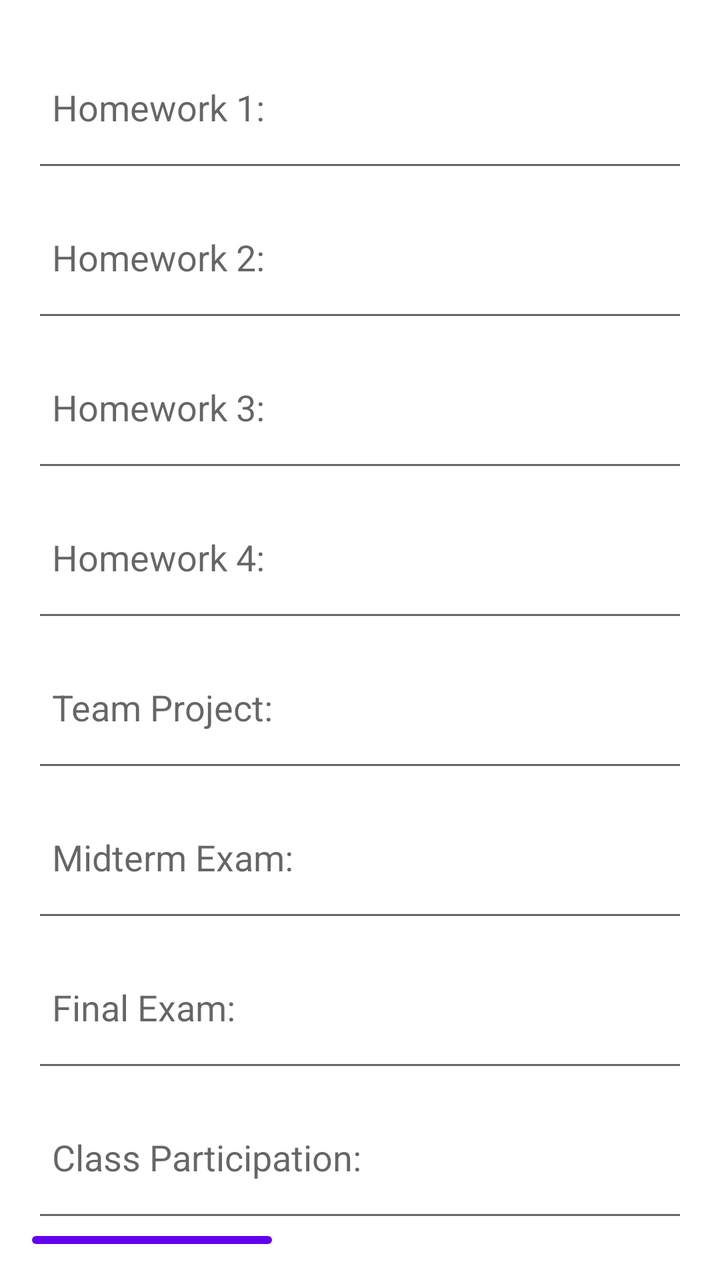
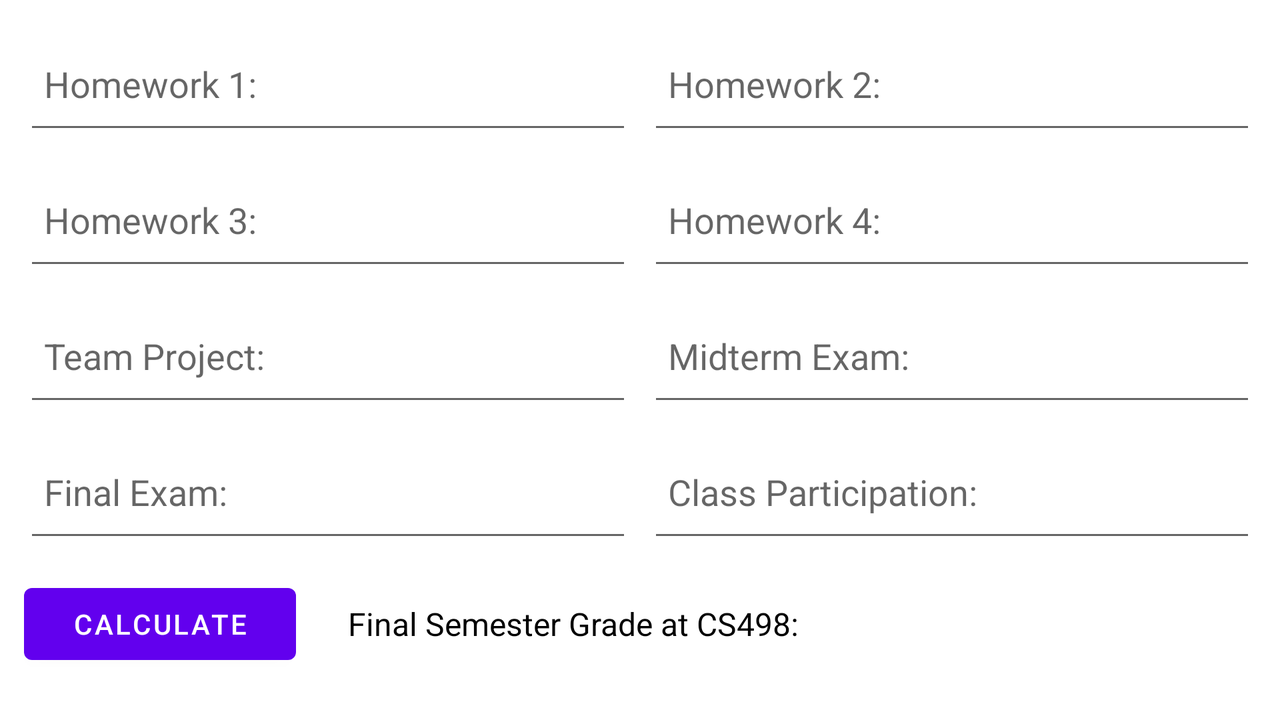

The same Android screen from two of the app's own layout files: first res/layout/ as a phone draws it, then the repository's variant for another configuration, drawn on a device whose configuration selects that folder. Both files follow.
<!-- AndroidManifest.xml: application theme Theme.SimpleCalc -->
<!-- res/layout/fragment_grade.xml -->
<LinearLayout
    xmlns:android="http://schemas.android.com/apk/res/android"
    android:layout_width="match_parent"
    android:layout_height="match_parent"
    android:orientation="vertical"
    android:padding="16dp">

    <EditText
        android:id="@+id/HW1"
        android:layout_width="match_parent"
        android:layout_height="75dp"
        android:hint="Homework 1:"
        android:inputType="numberDecimal"
        android:padding="10dp" />

    <EditText
        android:id="@+id/HW2"
        android:layout_width="match_parent"
        android:layout_height="75dp"
        android:hint="Homework 2:"
        android:inputType="numberDecimal"
        android:padding="10dp" />

    <EditText
        android:id="@+id/HW3"
        android:layout_width="match_parent"
        android:layout_height="75dp"
        android:hint="Homework 3:"
        android:inputType="numberDecimal"
        android:padding="10dp" />

    <EditText
        android:id="@+id/HW4"
        android:layout_width="match_parent"
        android:layout_height="75dp"
        android:hint="Homework 4:"
        android:inputType="numberDecimal"
        android:padding="10dp" />

    <EditText
        android:id="@+id/teamProject"
        android:layout_width="match_parent"
        android:layout_height="75dp"
        android:hint="Team Project:"
        android:inputType="numberDecimal"
        android:padding="10dp" />

    <EditText
        android:id="@+id/midTerm"
        android:layout_width="match_parent"
        android:layout_height="75dp"
        android:hint="Midterm Exam:"
        android:inputType="numberDecimal"
        android:padding="10dp" />

    <EditText
        android:id="@+id/finalExam"
        android:layout_width="match_parent"
        android:layout_height="75dp"
        android:hint="Final Exam:"
        android:inputType="numberDecimal"
        android:padding="10dp" />

    <EditText
        android:id="@+id/classParticipation"
        android:layout_width="match_parent"
        android:layout_height="75dp"
        android:hint="Class Participation:"
        android:inputType="numberDecimal"
        android:padding="10dp" />

    <Button
        android:id="@+id/calcButton"
        android:layout_width="wrap_content"
        android:layout_height="wrap_content"
        android:text="Calculate" />

    <TextView
        android:id="@+id/resultText"
        android:layout_width="match_parent"
        android:layout_height="wrap_content"
        android:text="Final Semester Grade at CS498: "
        android:textSize="18sp"
        android:padding="10dp"
        android:textColor="@android:color/black"/>

</LinearLayout>
<!-- resources referenced by this layout -->
<resources>
  <style name="Theme.SimpleCalc" parent="Theme.MaterialComponents.DayNight.DarkActionBar">
          
          <item name="colorPrimary">@color/purple_500</item>
          <item name="colorPrimaryVariant">@color/purple_700</item>
          <item name="colorOnPrimary">@color/white</item>
          
          <item name="colorSecondary">@color/teal_200</item>
          <item name="colorSecondaryVariant">@color/teal_700</item>
          <item name="colorOnSecondary">@color/black</item>
          
          <item name="android:statusBarColor">?attr/colorPrimaryVariant</item>
          
      </style>
</resources>
<!-- res/layout-land/fragment_grade.xml (the repository's variant of the layout above) -->
<!-- drawn on the phone turned sideways -->
<?xml version="1.0" encoding="utf-8"?>
<ScrollView
    xmlns:android="http://schemas.android.com/apk/res/android"
    android:layout_width="match_parent"
    android:layout_height="match_parent"
    android:fillViewport="true">

    <LinearLayout
        android:layout_width="match_parent"
        android:layout_height="wrap_content"
        android:orientation="vertical"
        android:padding="12dp">

        
        <LinearLayout
            android:layout_width="match_parent"
            android:layout_height="wrap_content"
            android:orientation="horizontal"
            android:layout_marginBottom="8dp">

            <EditText
                android:id="@+id/HW1"
                android:layout_width="0dp"
                android:layout_height="60dp"
                android:layout_weight="1"
                android:layout_marginEnd="8dp"
                android:hint="Homework 1:"
                android:inputType="numberDecimal"
                android:padding="10dp" />

            <EditText
                android:id="@+id/HW2"
                android:layout_width="0dp"
                android:layout_height="60dp"
                android:layout_weight="1"
                android:hint="Homework 2:"
                android:inputType="numberDecimal"
                android:padding="10dp" />
        </LinearLayout>

        
        <LinearLayout
            android:layout_width="match_parent"
            android:layout_height="wrap_content"
            android:orientation="horizontal"
            android:layout_marginBottom="8dp">

            <EditText
                android:id="@+id/HW3"
                android:layout_width="0dp"
                android:layout_height="60dp"
                android:layout_weight="1"
                android:layout_marginEnd="8dp"
                android:hint="Homework 3:"
                android:inputType="numberDecimal"
                android:padding="10dp" />

            <EditText
                android:id="@+id/HW4"
                android:layout_width="0dp"
                android:layout_height="60dp"
                android:layout_weight="1"
                android:hint="Homework 4:"
                android:inputType="numberDecimal"
                android:padding="10dp" />
        </LinearLayout>

        
        <LinearLayout
            android:layout_width="match_parent"
            android:layout_height="wrap_content"
            android:orientation="horizontal"
            android:layout_marginBottom="8dp">

            <EditText
                android:id="@+id/teamProject"
                android:layout_width="0dp"
                android:layout_height="60dp"
                android:layout_weight="1"
                android:layout_marginEnd="8dp"
                android:hint="Team Project:"
                android:inputType="numberDecimal"
                android:padding="10dp" />

            <EditText
                android:id="@+id/midTerm"
                android:layout_width="0dp"
                android:layout_height="60dp"
                android:layout_weight="1"
                android:hint="Midterm Exam:"
                android:inputType="numberDecimal"
                android:padding="10dp" />
        </LinearLayout>

        
        <LinearLayout
            android:layout_width="match_parent"
            android:layout_height="wrap_content"
            android:orientation="horizontal"
            android:layout_marginBottom="12dp">

            <EditText
                android:id="@+id/finalExam"
                android:layout_width="0dp"
                android:layout_height="60dp"
                android:layout_weight="1"
                android:layout_marginEnd="8dp"
                android:hint="Final Exam:"
                android:inputType="numberDecimal"
                android:padding="10dp" />

            <EditText
                android:id="@+id/classParticipation"
                android:layout_width="0dp"
                android:layout_height="60dp"
                android:layout_weight="1"
                android:hint="Class Participation:"
                android:inputType="numberDecimal"
                android:padding="10dp" />
        </LinearLayout>

        
        <LinearLayout
            android:layout_width="match_parent"
            android:layout_height="wrap_content"
            android:orientation="horizontal"
            android:gravity="center_vertical">

            <Button
                android:id="@+id/calcButton"
                android:layout_width="wrap_content"
                android:layout_height="wrap_content"
                android:layout_marginEnd="16dp"
                android:text="Calculate"
                android:paddingHorizontal="24dp" />

            <TextView
                android:id="@+id/resultText"
                android:layout_width="0dp"
                android:layout_height="wrap_content"
                android:layout_weight="1"
                android:text="Final Semester Grade at CS498: "
                android:textSize="16sp"
                android:padding="10dp"
                android:textColor="@android:color/black"/>
        </LinearLayout>

    </LinearLayout>
</ScrollView>
